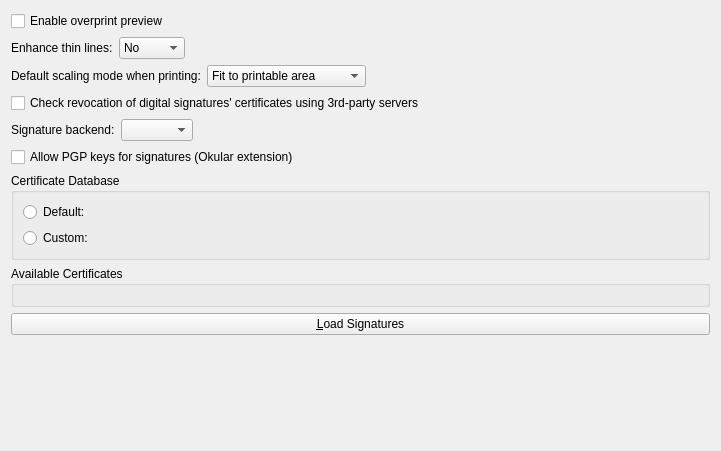
<?xml version="1.0" encoding="UTF-8"?>
<ui version="4.0">
 <class>PDFSettingsWidgetBase</class>
 <widget class="QWidget" name="PDFSettingsWidgetBase">
  <property name="geometry">
   <rect>
    <x>0</x>
    <y>0</y>
    <width>721</width>
    <height>451</height>
   </rect>
  </property>
  <layout class="QVBoxLayout" name="verticalLayout">
   <item>
    <widget class="QCheckBox" name="kcfg_OverprintPreviewEnabled">
     <property name="text">
      <string>Enable overprint preview</string>
     </property>
    </widget>
   </item>
   <item>
    <layout class="QHBoxLayout" name="horizontalLayout_2">
     <item>
      <widget class="QLabel" name="label">
       <property name="text">
        <string>Enhance thin lines:</string>
       </property>
       <property name="alignment">
        <set>Qt::AlignLeading|Qt::AlignLeft|Qt::AlignVCenter</set>
       </property>
      </widget>
     </item>
     <item>
      <widget class="KComboBox" name="kcfg_EnhanceThinLines">
       <item>
        <property name="text">
         <string>No</string>
        </property>
       </item>
       <item>
        <property name="text">
         <string>Solid</string>
        </property>
       </item>
       <item>
        <property name="text">
         <string>Shape</string>
        </property>
       </item>
      </widget>
     </item>
     <item>
      <spacer name="horizontalSpacer">
       <property name="orientation">
        <enum>Qt::Horizontal</enum>
       </property>
       <property name="sizeHint" stdset="0">
        <size>
         <width>40</width>
         <height>20</height>
        </size>
       </property>
      </spacer>
     </item>
    </layout>
   </item>
   <item>
    <layout class="QHBoxLayout" name="horizontalLayout_3">
     <item>
      <widget class="QLabel" name="label_2">
       <property name="text">
        <string>Default scaling mode when printing:</string>
       </property>
      </widget>
     </item>
     <item>
      <widget class="QComboBox" name="kcfg_PrintScaleMode">
       <item>
        <property name="text">
         <string>Fit to printable area</string>
        </property>
       </item>
       <item>
        <property name="text">
         <string>Fit to full page</string>
        </property>
       </item>
       <item>
        <property name="text">
         <string>None; print original size</string>
        </property>
       </item>
      </widget>
     </item>
     <item>
      <spacer name="horizontalSpacer_2">
       <property name="orientation">
        <enum>Qt::Horizontal</enum>
       </property>
       <property name="sizeHint" stdset="0">
        <size>
         <width>40</width>
         <height>20</height>
        </size>
       </property>
      </spacer>
     </item>
    </layout>
   </item>
   <item>
    <widget class="QCheckBox" name="kcfg_CheckOCSPServers">
     <property name="toolTip">
      <string>Enabling this option will allow Okular to contact 3rd-party OCSP servers to check if the certificates used for digital signing have been revoked since their creation.</string>
     </property>
     <property name="text">
      <string>Check revocation of digital signatures' certificates using 3rd-party servers</string>
     </property>
    </widget>
   </item>
   <item>
    <widget class="QWidget" name="signatureBackendContainer" native="true">
     <layout class="QHBoxLayout" name="horizontalLayout">
      <property name="leftMargin">
       <number>0</number>
      </property>
      <property name="topMargin">
       <number>0</number>
      </property>
      <property name="rightMargin">
       <number>0</number>
      </property>
      <property name="bottomMargin">
       <number>0</number>
      </property>
      <item>
       <widget class="QLabel" name="label_2">
        <property name="text">
         <string>Signature backend:</string>
        </property>
       </widget>
      </item>
      <item>
       <widget class="KComboBox" name="kcfg_SignatureBackend"/>
      </item>
      <item>
       <spacer name="horizontalSpacer_2">
        <property name="orientation">
         <enum>Qt::Horizontal</enum>
        </property>
        <property name="sizeHint" stdset="0">
         <size>
          <width>480</width>
          <height>0</height>
         </size>
        </property>
       </spacer>
      </item>
     </layout>
    </widget>
   </item>
   <item>
    <widget class="QCheckBox" name="kcfg_EnablePgp">
     <property name="toolTip">
      <string>These signatures can only be validated by other Okular users</string>
     </property>
     <property name="text">
      <string>Allow PGP keys for signatures (Okular extension)</string>
     </property>
    </widget>
   </item>
   <item>
    <widget class="QGroupBox" name="certDBGroupBox">
     <property name="title">
      <string>Certificate Database</string>
     </property>
     <layout class="QFormLayout" name="formLayout">
      <property name="fieldGrowthPolicy">
       <enum>QFormLayout::ExpandingFieldsGrow</enum>
      </property>
      <item row="0" column="0">
       <widget class="QRadioButton" name="kcfg_UseDefaultCertDB">
        <property name="text">
         <string>Default:</string>
        </property>
       </widget>
      </item>
      <item row="1" column="0">
       <widget class="QRadioButton" name="customRadioButton">
        <property name="text">
         <string>Custom:</string>
        </property>
       </widget>
      </item>
      <item row="0" column="1">
       <widget class="QLabel" name="defaultLabel">
        <property name="text">
         <string notr="true"/>
        </property>
       </widget>
      </item>
     </layout>
    </widget>
   </item>
   <item>
    <widget class="QGroupBox" name="certificatesGroup">
     <property name="title">
      <string>Available Certificates</string>
     </property>
     <layout class="QVBoxLayout" name="certificatesPlaceholder"/>
    </widget>
   </item>
   <item>
    <widget class="QPushButton" name="loadSignaturesButton">
     <property name="text">
      <string>&amp;Load Signatures</string>
     </property>
    </widget>
   </item>
   <item>
    <spacer>
     <property name="orientation">
      <enum>Qt::Vertical</enum>
     </property>
     <property name="sizeType">
      <enum>QSizePolicy::Expanding</enum>
     </property>
     <property name="sizeHint" stdset="0">
      <size>
       <width>20</width>
       <height>4</height>
      </size>
     </property>
    </spacer>
   </item>
  </layout>
 </widget>
 <customwidgets>
  <customwidget>
   <class>KComboBox</class>
   <extends>QComboBox</extends>
   <header>kcombobox.h</header>
  </customwidget>
 </customwidgets>
 <resources/>
 <connections/>
</ui>
